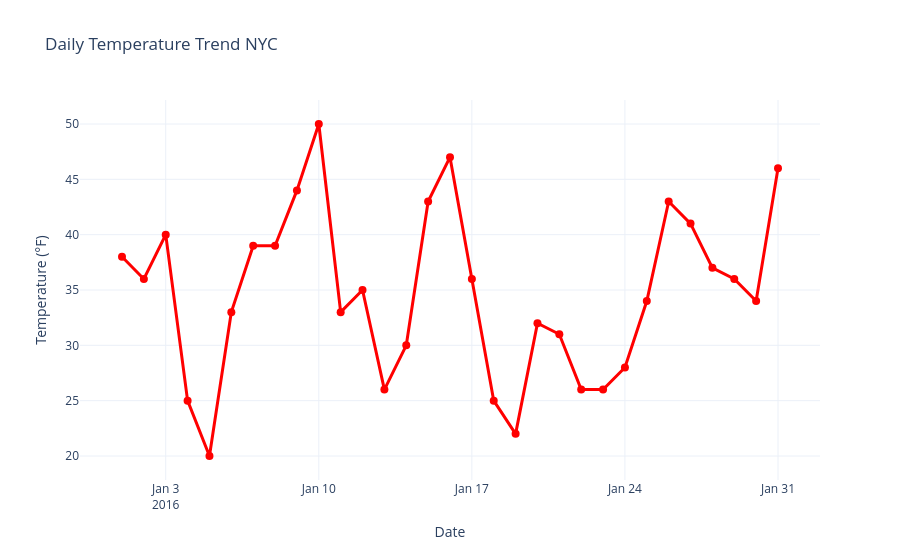

The cell this chart's notebook holds for it:
### Code cell
# Import Plotly Express for creating interactive visualizations
import plotly.express as px

# Create an interactive line chart to show daily temperature variations
fig = px.line(
    nyc_weather,
    x=nyc_weather.index,           # Use the DateTime index (EST) as the x-axis
    y='Temperature',               # Plot daily temperature values
    title='Daily Temperature Trend NYC',
    markers=True)                   # Display markers for each observation


# Customize the appearance of the line and markers
fig.update_traces(
    line=dict(color='red', width=3),
    marker=dict(
        color='red',
        size=8,
        symbol='circle'))

# Improve the chart layout and readability
fig.update_layout(
    xaxis_title='Date',
    yaxis_title='Temperature (°F)',
    template='plotly_white',
    hovermode='x unified')

# Save and Display the interactive chart
plt.savefig('Daily Temperature Trend NYC.png', bbox_inches='tight', pad_inches=0.2, dpi=300)
fig.show()

### Figure 1 — Plotly figure (JSON) as saved in the notebook; plotly's stock layout.template omitted (floating-point values rounded to 4 significant figures)
{"data": [{"hovertemplate": "EST=%{x}<br>Temperature=%{y}<extra></extra>", "legendgroup": "", "line": {"color": "red", "dash": "solid", "width": 3}, "marker": {"color": "red", "size": 8, "symbol": "circle"}, "mode": "lines+markers", "name": "", "orientation": "v", "showlegend": false, "type": "scatter", "x": ["2016-01-01T00:00:00", "2016-01-02T00:00:00", "2016-01-03T00:00:00", "2016-01-04T00:00:00", "2016-01-05T00:00:00", "2016-01-06T00:00:00", "2016-01-07T00:00:00", "2016-01-08T00:00:00", "2016-01-09T00:00:00", "2016-01-10T00:00:00", "2016-01-11T00:00:00", "2016-01-12T00:00:00", "2016-01-13T00:00:00", "2016-01-14T00:00:00", "2016-01-15T00:00:00", "2016-01-16T00:00:00", "2016-01-17T00:00:00", "2016-01-18T00:00:00", "2016-01-19T00:00:00", "2016-01-20T00:00:00", "2016-01-21T00:00:00", "2016-01-22T00:00:00", "2016-01-23T00:00:00", "2016-01-24T00:00:00", "2016-01-25T00:00:00", "2016-01-26T00:00:00", "2016-01-27T00:00:00", "2016-01-28T00:00:00", "2016-01-29T00:00:00", "2016-01-30T00:00:00", "2016-01-31T00:00:00"], "xaxis": "x", "y": [38, 36, 40, 25, 20, 33, 39, 39, 44, 50, 33, 35, 26, 30, 43, 47, 36, 25, 22, 32, 31, 26, 26, 28, 34, 43, 41, 37, 36, 34, 46], "yaxis": "y"}], "layout": {"hovermode": "x unified", "legend": {"tracegroupgap": 0}, "title": {"text": "Daily Temperature Trend NYC"}, "xaxis": {"anchor": "y", "domain": [0, 1], "title": {"text": "Date"}}, "yaxis": {"anchor": "x", "domain": [0, 1], "title": {"text": "Temperature (°F)"}}}}
